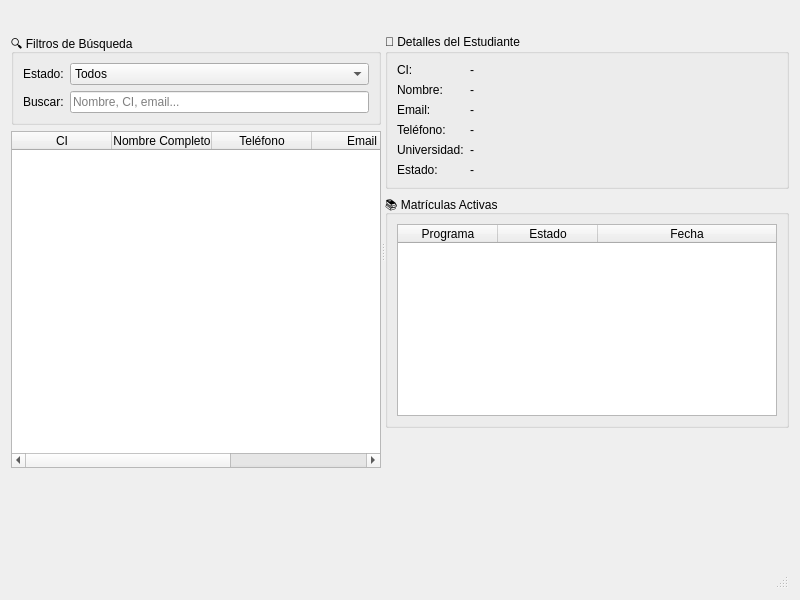
<?xml version="1.0" encoding="UTF-8"?>
<ui version="4.0">
 <class>EstudiantesTab</class>
 <widget class="QWidget" name="EstudiantesTab">
  <property name="geometry">
   <rect>
    <x>0</x>
    <y>0</y>
    <width>800</width>
    <height>600</height>
   </rect>
  </property>
  <property name="windowTitle">
   <string>Estudiantes</string>
  </property>
  <layout class="QVBoxLayout" name="verticalLayout">
   <item>
    <widget class="QToolBar" name="toolBar">
     <property name="movable">
      <bool>false</bool>
     </property>
     <property name="toolButtonStyle">
      <enum>Qt::ToolButtonTextBesideIcon</enum>
     </property>
     <attribute name="toolBarBreak">
      <bool>false</bool>
     </attribute>
    </widget>
   </item>
   <item>
    <widget class="QSplitter" name="splitter">
     <property name="orientation">
      <enum>Qt::Horizontal</enum>
     </property>
     <widget class="QWidget" name="widgetLista">
      <layout class="QVBoxLayout" name="verticalLayout_2">
       <item>
        <widget class="QGroupBox" name="groupBoxFiltros">
         <property name="title">
          <string>🔍 Filtros de Búsqueda</string>
         </property>
         <layout class="QFormLayout" name="formLayout">
          <item row="0" column="0">
           <widget class="QLabel" name="label">
            <property name="text">
             <string>Estado:</string>
            </property>
           </widget>
          </item>
          <item row="0" column="1">
           <widget class="QComboBox" name="comboEstado">
            <item>
             <property name="text">
              <string>Todos</string>
             </property>
            </item>
            <item>
             <property name="text">
              <string>Activo</string>
             </property>
            </item>
            <item>
             <property name="text">
              <string>Inactivo</string>
             </property>
            </item>
           </widget>
          </item>
          <item row="1" column="0">
           <widget class="QLabel" name="label_2">
            <property name="text">
             <string>Buscar:</string>
            </property>
           </widget>
          </item>
          <item row="1" column="1">
           <widget class="QLineEdit" name="txtBuscar">
            <property name="placeholderText">
             <string>Nombre, CI, email...</string>
            </property>
           </widget>
          </item>
         </layout>
        </widget>
       </item>
       <item>
        <widget class="QTableWidget" name="tablaEstudiantes">
         <property name="alternatingRowColors">
          <bool>true</bool>
         </property>
         <property name="selectionMode">
          <enum>QAbstractItemView::SingleSelection</enum>
         </property>
         <property name="selectionBehavior">
          <enum>QAbstractItemView::SelectRows</enum>
         </property>
         <attribute name="horizontalHeaderStretchLastSection">
          <bool>true</bool>
         </attribute>
         <column>
          <property name="text">
           <string>CI</string>
          </property>
         </column>
         <column>
          <property name="text">
           <string>Nombre Completo</string>
          </property>
         </column>
         <column>
          <property name="text">
           <string>Teléfono</string>
          </property>
         </column>
         <column>
          <property name="text">
           <string>Email</string>
          </property>
         </column>
         <column>
          <property name="text">
           <string>Estado</string>
          </property>
         </column>
        </widget>
       </item>
      </layout>
     </widget>
     <widget class="QWidget" name="widgetDetalles">
      <layout class="QVBoxLayout" name="verticalLayout_3">
       <item>
        <widget class="QGroupBox" name="groupBoxDetalles">
         <property name="title">
          <string>👤 Detalles del Estudiante</string>
         </property>
         <layout class="QFormLayout" name="formLayout_2">
          <item row="0" column="0">
           <widget class="QLabel" name="labelCI">
            <property name="text">
             <string>CI:</string>
            </property>
           </widget>
          </item>
          <item row="0" column="1">
           <widget class="QLabel" name="lblCI">
            <property name="text">
             <string>-</string>
            </property>
           </widget>
          </item>
          <item row="1" column="0">
           <widget class="QLabel" name="labelNombre">
            <property name="text">
             <string>Nombre:</string>
            </property>
           </widget>
          </item>
          <item row="1" column="1">
           <widget class="QLabel" name="lblNombre">
            <property name="text">
             <string>-</string>
            </property>
           </widget>
          </item>
          <item row="2" column="0">
           <widget class="QLabel" name="labelEmail">
            <property name="text">
             <string>Email:</string>
            </property>
           </widget>
          </item>
          <item row="2" column="1">
           <widget class="QLabel" name="lblEmail">
            <property name="text">
             <string>-</string>
            </property>
           </widget>
          </item>
          <item row="3" column="0">
           <widget class="QLabel" name="labelTelefono">
            <property name="text">
             <string>Teléfono:</string>
            </property>
           </widget>
          </item>
          <item row="3" column="1">
           <widget class="QLabel" name="lblTelefono">
            <property name="text">
             <string>-</string>
            </property>
           </widget>
          </item>
          <item row="4" column="0">
           <widget class="QLabel" name="labelUniversidad">
            <property name="text">
             <string>Universidad:</string>
            </property>
           </widget>
          </item>
          <item row="4" column="1">
           <widget class="QLabel" name="lblUniversidad">
            <property name="text">
             <string>-</string>
            </property>
           </widget>
          </item>
          <item row="5" column="0">
           <widget class="QLabel" name="labelEstado">
            <property name="text">
             <string>Estado:</string>
            </property>
           </widget>
          </item>
          <item row="5" column="1">
           <widget class="QLabel" name="lblEstado">
            <property name="text">
             <string>-</string>
            </property>
           </widget>
          </item>
         </layout>
        </widget>
       </item>
       <item>
        <widget class="QGroupBox" name="groupBoxMatriculas">
         <property name="title">
          <string>📚 Matrículas Activas</string>
         </property>
         <layout class="QVBoxLayout" name="verticalLayout_4">
          <item>
           <widget class="QTableWidget" name="tablaMatriculas">
            <property name="alternatingRowColors">
             <bool>true</bool>
            </property>
            <property name="selectionMode">
             <enum>QAbstractItemView::NoSelection</enum>
            </property>
            <attribute name="horizontalHeaderStretchLastSection">
             <bool>true</bool>
            </attribute>
            <column>
             <property name="text">
              <string>Programa</string>
             </property>
            </column>
            <column>
             <property name="text">
              <string>Estado</string>
             </property>
            </column>
            <column>
             <property name="text">
              <string>Fecha</string>
             </property>
            </column>
           </widget>
          </item>
         </layout>
        </widget>
       </item>
       <item>
        <spacer name="verticalSpacer_2">
         <property name="orientation">
          <enum>Qt::Vertical</enum>
         </property>
         <property name="sizeHint" stdset="0">
          <size>
           <width>20</width>
           <height>40</height>
          </size>
         </property>
        </spacer>
       </item>
      </layout>
     </widget>
    </widget>
   </item>
   <item>
    <widget class="QStatusBar" name="statusBar"/>
   </item>
  </layout>
 </widget>
 <resources/>
 <connections/>
</ui>
